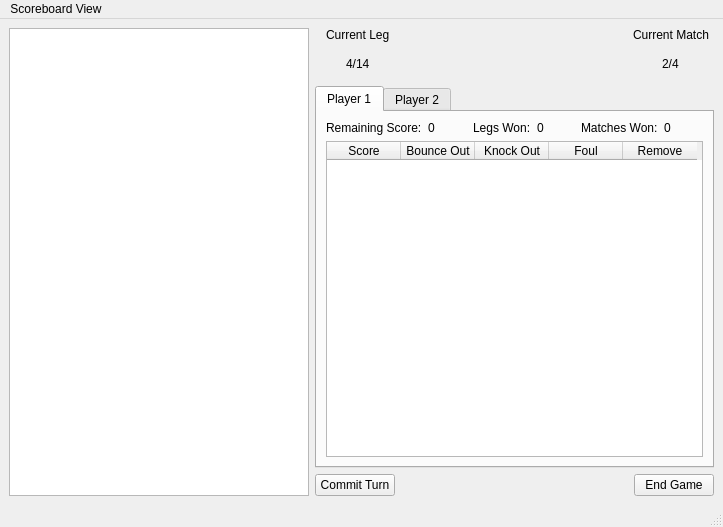
<?xml version="1.0" encoding="UTF-8"?>
<ui version="4.0">
 <class>Scorer</class>
 <widget class="QMainWindow" name="Scorer">
  <property name="geometry">
   <rect>
    <x>0</x>
    <y>0</y>
    <width>723</width>
    <height>527</height>
   </rect>
  </property>
  <property name="windowTitle">
   <string>MainWindow</string>
  </property>
  <widget class="QWidget" name="centralwidget">
   <layout class="QGridLayout" name="gridLayout">
    <item row="0" column="1" colspan="2" alignment="Qt::AlignHCenter">
     <widget class="QLabel" name="label">
      <property name="text">
       <string>Current Leg</string>
      </property>
     </widget>
    </item>
    <item row="5" column="2" colspan="3">
     <spacer name="horizontalSpacer_2">
      <property name="orientation">
       <enum>Qt::Horizontal</enum>
      </property>
      <property name="sizeHint" stdset="0">
       <size>
        <width>40</width>
        <height>20</height>
       </size>
      </property>
     </spacer>
    </item>
    <item row="4" column="1" colspan="5">
     <widget class="QTabWidget" name="tabWidget">
      <property name="sizePolicy">
       <sizepolicy hsizetype="Expanding" vsizetype="Expanding">
        <horstretch>0</horstretch>
        <verstretch>0</verstretch>
       </sizepolicy>
      </property>
      <property name="currentIndex">
       <number>0</number>
      </property>
      <widget class="QWidget" name="Player1Tab">
       <attribute name="title">
        <string>Player 1</string>
       </attribute>
       <layout class="QGridLayout" name="gridLayout_2">
        <item row="0" column="3">
         <widget class="QLabel" name="label_5">
          <property name="text">
           <string>Legs Won:</string>
          </property>
         </widget>
        </item>
        <item row="0" column="4">
         <widget class="QLabel" name="player_1_legs">
          <property name="text">
           <string>0</string>
          </property>
         </widget>
        </item>
        <item row="0" column="5">
         <widget class="QLabel" name="label_6">
          <property name="text">
           <string>Matches Won:</string>
          </property>
         </widget>
        </item>
        <item row="0" column="2">
         <widget class="QLabel" name="player_1_score">
          <property name="text">
           <string>0</string>
          </property>
         </widget>
        </item>
        <item row="0" column="1" alignment="Qt::AlignRight">
         <widget class="QLabel" name="label_3">
          <property name="text">
           <string>Remaining Score:</string>
          </property>
         </widget>
        </item>
        <item row="0" column="6">
         <widget class="QLabel" name="player_1_matches">
          <property name="text">
           <string>0</string>
          </property>
         </widget>
        </item>
        <item row="3" column="1" colspan="6">
         <widget class="QTableWidget" name="Player1DartsTable">
          <property name="columnCount">
           <number>5</number>
          </property>
          <attribute name="horizontalHeaderDefaultSectionSize">
           <number>74</number>
          </attribute>
          <attribute name="horizontalHeaderStretchLastSection">
           <bool>false</bool>
          </attribute>
          <attribute name="verticalHeaderStretchLastSection">
           <bool>false</bool>
          </attribute>
          <column>
           <property name="text">
            <string>Score</string>
           </property>
          </column>
          <column>
           <property name="text">
            <string>Bounce Out</string>
           </property>
          </column>
          <column>
           <property name="text">
            <string>Knock Out</string>
           </property>
          </column>
          <column>
           <property name="text">
            <string>Foul</string>
           </property>
          </column>
          <column>
           <property name="text">
            <string>Remove</string>
           </property>
          </column>
         </widget>
        </item>
       </layout>
      </widget>
      <widget class="QWidget" name="Player2Tab">
       <attribute name="title">
        <string>Player 2</string>
       </attribute>
       <layout class="QGridLayout" name="gridLayout_3">
        <item row="1" column="3">
         <widget class="QLabel" name="player_2_legs">
          <property name="text">
           <string>0</string>
          </property>
         </widget>
        </item>
        <item row="1" column="4">
         <widget class="QLabel" name="label_13">
          <property name="text">
           <string>Matches Won:</string>
          </property>
         </widget>
        </item>
        <item row="1" column="0">
         <widget class="QLabel" name="label_9">
          <property name="text">
           <string>Remaining Score:</string>
          </property>
         </widget>
        </item>
        <item row="1" column="1">
         <widget class="QLabel" name="player_2_score">
          <property name="text">
           <string>0</string>
          </property>
         </widget>
        </item>
        <item row="1" column="2">
         <widget class="QLabel" name="label_11">
          <property name="text">
           <string>Legs Won:</string>
          </property>
         </widget>
        </item>
        <item row="1" column="5">
         <widget class="QLabel" name="player_2_matches">
          <property name="text">
           <string>0</string>
          </property>
         </widget>
        </item>
        <item row="4" column="0" colspan="6">
         <widget class="QTableWidget" name="Player2DartsTable">
          <property name="columnCount">
           <number>5</number>
          </property>
          <attribute name="horizontalHeaderDefaultSectionSize">
           <number>74</number>
          </attribute>
          <attribute name="horizontalHeaderStretchLastSection">
           <bool>false</bool>
          </attribute>
          <attribute name="verticalHeaderStretchLastSection">
           <bool>false</bool>
          </attribute>
          <column>
           <property name="text">
            <string>Score</string>
           </property>
          </column>
          <column>
           <property name="text">
            <string>Bounce Out</string>
           </property>
          </column>
          <column>
           <property name="text">
            <string>Knock Out</string>
           </property>
          </column>
          <column>
           <property name="text">
            <string>Foul</string>
           </property>
          </column>
          <column>
           <property name="text">
            <string>Remove</string>
           </property>
          </column>
         </widget>
        </item>
       </layout>
      </widget>
     </widget>
    </item>
    <item row="2" column="1" colspan="2" alignment="Qt::AlignHCenter">
     <widget class="QLabel" name="LegNumberLabel">
      <property name="text">
       <string>4/14</string>
      </property>
     </widget>
    </item>
    <item row="0" column="4" colspan="2" alignment="Qt::AlignHCenter">
     <widget class="QLabel" name="label_2">
      <property name="text">
       <string>Current Match</string>
      </property>
     </widget>
    </item>
    <item row="0" column="0" rowspan="6">
     <widget class="DartboardView" name="graphicsView">
      <property name="minimumSize">
       <size>
        <width>300</width>
        <height>300</height>
       </size>
      </property>
     </widget>
    </item>
    <item row="2" column="4" colspan="2" alignment="Qt::AlignHCenter">
     <widget class="QLabel" name="SetNumberLabel">
      <property name="text">
       <string>2/4</string>
      </property>
     </widget>
    </item>
    <item row="5" column="1">
     <widget class="QPushButton" name="commit_turn_button">
      <property name="text">
       <string>Commit Turn</string>
      </property>
     </widget>
    </item>
    <item row="5" column="5">
     <widget class="QPushButton" name="EndMatchButton">
      <property name="sizePolicy">
       <sizepolicy hsizetype="Fixed" vsizetype="Fixed">
        <horstretch>0</horstretch>
        <verstretch>0</verstretch>
       </sizepolicy>
      </property>
      <property name="text">
       <string>End Game</string>
      </property>
     </widget>
    </item>
    <item row="2" column="3">
     <spacer name="horizontalSpacer">
      <property name="orientation">
       <enum>Qt::Horizontal</enum>
      </property>
      <property name="sizeType">
       <enum>QSizePolicy::Fixed</enum>
      </property>
      <property name="sizeHint" stdset="0">
       <size>
        <width>215</width>
        <height>20</height>
       </size>
      </property>
     </spacer>
    </item>
   </layout>
  </widget>
  <widget class="QMenuBar" name="menubar">
   <property name="geometry">
    <rect>
     <x>0</x>
     <y>0</y>
     <width>723</width>
     <height>21</height>
    </rect>
   </property>
   <widget class="QMenu" name="menu">
    <property name="title">
     <string>Scoreboard View</string>
    </property>
    <addaction name="match_averages"/>
    <addaction name="match_score_stats"/>
    <addaction name="match_highest_out"/>
    <addaction name="match_doubles_triples"/>
    <addaction name="separator"/>
    <addaction name="player_ranks"/>
    <addaction name="player_last_win"/>
    <addaction name="player_averages"/>
    <addaction name="player_score_stats"/>
   </widget>
   <addaction name="menu"/>
  </widget>
  <widget class="QStatusBar" name="statusbar"/>
  <action name="actionMatch_Averages">
   <property name="text">
    <string>Match Averages</string>
   </property>
  </action>
  <action name="actionMatch_Score_Stats">
   <property name="text">
    <string>Match Score Stats</string>
   </property>
  </action>
  <action name="actionMatch_Highest_Out">
   <property name="text">
    <string>Match Highest Out</string>
   </property>
  </action>
  <action name="action_Match_Statistics">
   <property name="text">
    <string>-- Match Statistics --</string>
   </property>
  </action>
  <action name="match_averages">
   <property name="text">
    <string>Match Averages</string>
   </property>
  </action>
  <action name="match_score_stats">
   <property name="text">
    <string>Match Score Stats</string>
   </property>
  </action>
  <action name="match_highest_out">
   <property name="text">
    <string>Match Highest Out</string>
   </property>
  </action>
  <action name="match_doubles_triples">
   <property name="text">
    <string>Match Doubles/Triples</string>
   </property>
  </action>
  <action name="player_ranks">
   <property name="text">
    <string>Player Ranks</string>
   </property>
  </action>
  <action name="player_last_win">
   <property name="text">
    <string>Player Last Win</string>
   </property>
  </action>
  <action name="player_averages">
   <property name="text">
    <string>Player Averages</string>
   </property>
  </action>
  <action name="player_score_stats">
   <property name="text">
    <string>Player Score Stats</string>
   </property>
  </action>
 </widget>
 <customwidgets>
  <customwidget>
   <class>DartboardView</class>
   <extends>QGraphicsView</extends>
   <header>DartboardView.h</header>
  </customwidget>
 </customwidgets>
 <resources/>
 <connections/>
</ui>
